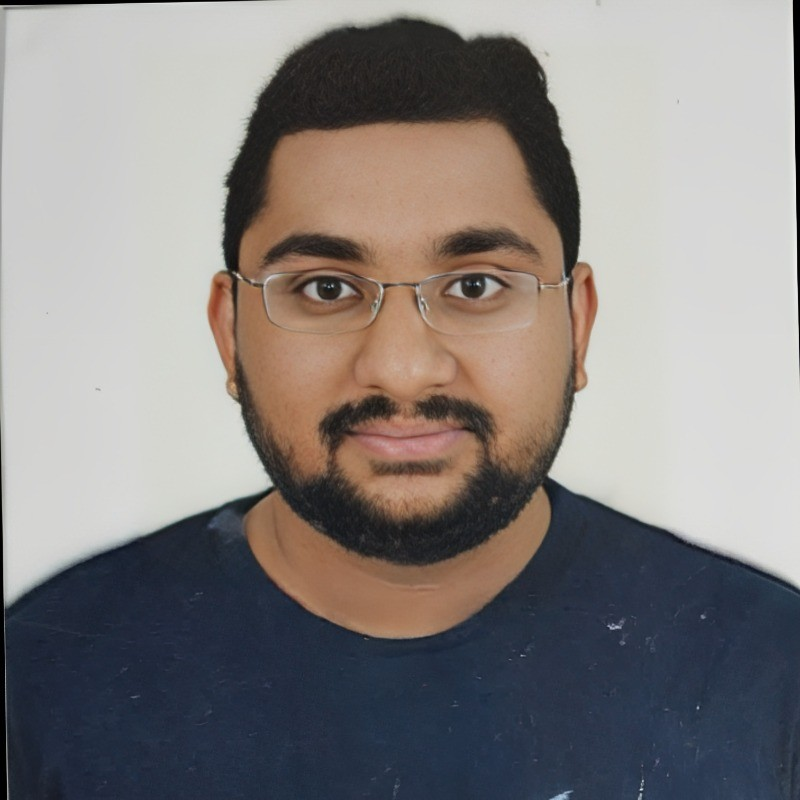
#> input picture app/uploads/1683208776334_1.jpeg, 800 x 800 px
$ python -i image_processing.py   (imports and definitions only)
#> lines starting #> are read from the running program, lines starting #| are printed output that depends on the picture; after the words box and inside, x2 and y2 are one past the last pixel; in counts of white or black regions, pixels touching at a corner belong together
import cv2
import numpy as np

def process_image(image_path):
#> called with image_path = 'uploads/1683208776334_1.jpeg'
    try:
        # Load the image
        image = cv2.imread(image_path)
#> image is the input picture: shape (800, 800, 3); mean B, G, R 127.3, 128.8, 133.6

        # Check if the image is loaded successfully
        if image is None:
            return None, "Error: Unable to load the image. Please check the file path."

        # Resize the image to a smaller size for faster processing
        image = cv2.resize(image, (400, 400))
#> image: shape (400, 400, 3)

        # Convert the image to grayscale
        gray = cv2.cvtColor(image, cv2.COLOR_BGR2GRAY)
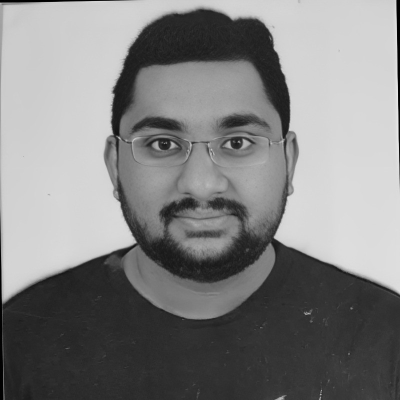
#> gray: shape (400, 400); min 0, max 234, mean 130.2

        # Apply edge detection using Canny algorithm
        edges = cv2.Canny(gray, 100, 200)
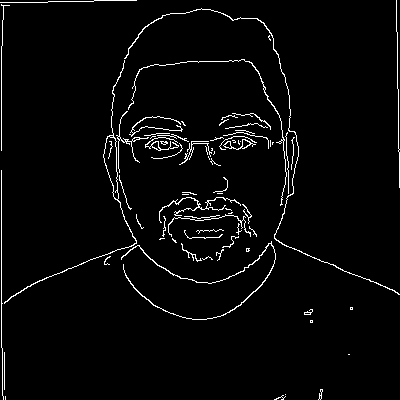
#> edges: shape (400, 400); 3.1% white in thin lines or dots

        # Create a blank canvas for the hand-drawn effect
        canvas = cv2.cvtColor(edges, cv2.COLOR_GRAY2BGR)
#> canvas: shape (400, 400, 3); 3.1% white in thin lines or dots

        # Create a hand-drawn effect using lines
        for y in range(0, edges.shape[0], 10):
            for x in range(0, edges.shape[1], 10):
                if edges[y, x] > 0:
                    # Draw a line from the current point to a random point within a certain radius
                    x1 = np.random.randint(x - 10, x + 10)
                    y1 = np.random.randint(y - 10, y + 10)
                    cv2.line(canvas, (x, y), (x1, y1), (0, 0, 0), 2)
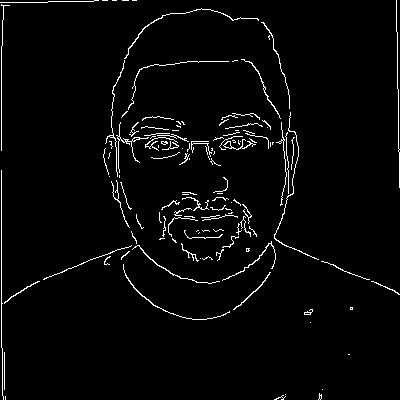
#> canvas: shape (400, 400, 3); 2.9% white in thin lines or dots

        # Blend the canvas with the original image
        result = cv2.addWeighted(image, 0.5, canvas, 0.5, 0)
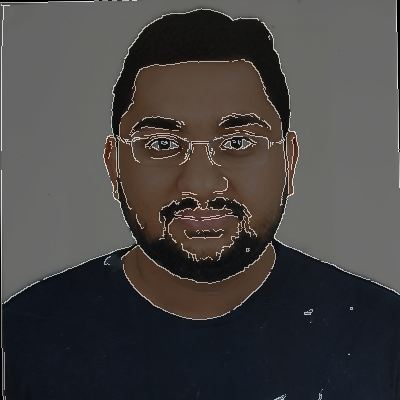
#> result: shape (400, 400, 3); mean B, G, R 67.4, 68.1, 70.5

        return result, None

    except cv2.error as e:
        return None, f"OpenCV error: {e}"

>>> result = process_image('uploads/1683208776334_1.jpeg')

$ run again, on app/uploads/araina.jpeg
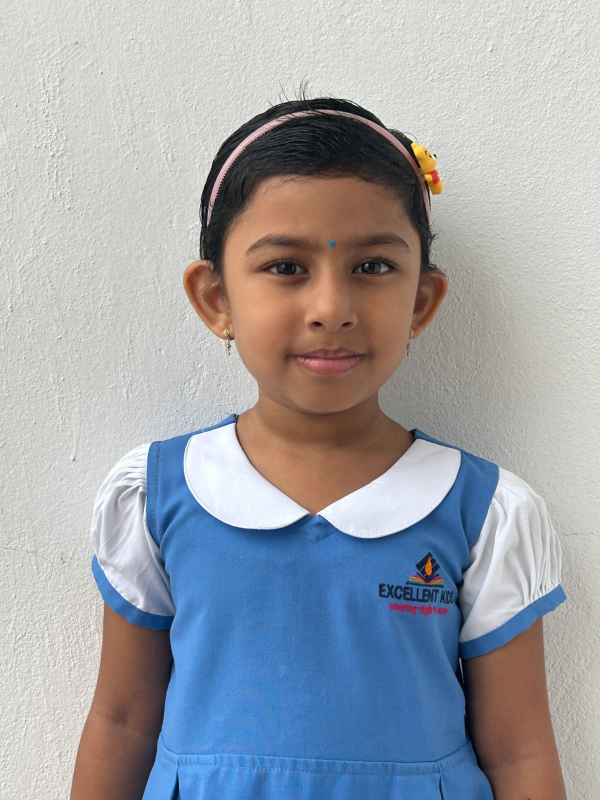
#> input picture app/uploads/araina.jpeg, 1200 x 1600 px (shown at 1/2 size)
#> in process_image, image is the input picture: shape (1600, 1200, 3); mean B, G, R 169.3, 162.8, 159.5
#> image: shape (400, 400, 3)
#> edges: shape (400, 400); 3.8% white in thin lines or dots, all inside (x1, y1, x2, y2) = (0, 20, 378, 400)
#> after the loop in process_image, `for y in range(0, edges.shape[0], 10):`:
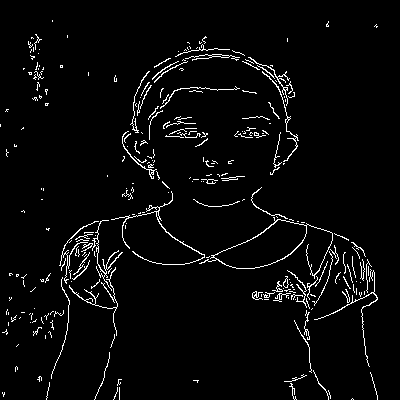
#> canvas: shape (400, 400, 3); 3.6% white in thin lines or dots, all inside (x1, y1, x2, y2) = (0, 20, 378, 400)
#> in process_image, `result = cv2.addWeighted(image, 0.5, canvas, 0.5, 0)`:
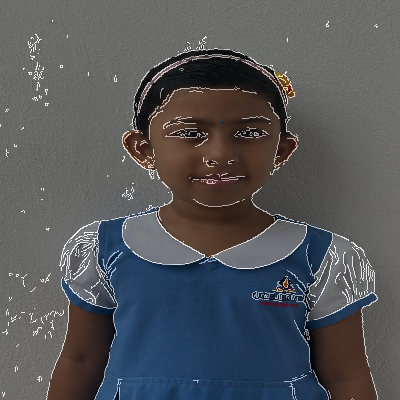
#> result: shape (400, 400, 3); mean B, G, R 89.3, 86.1, 84.5
